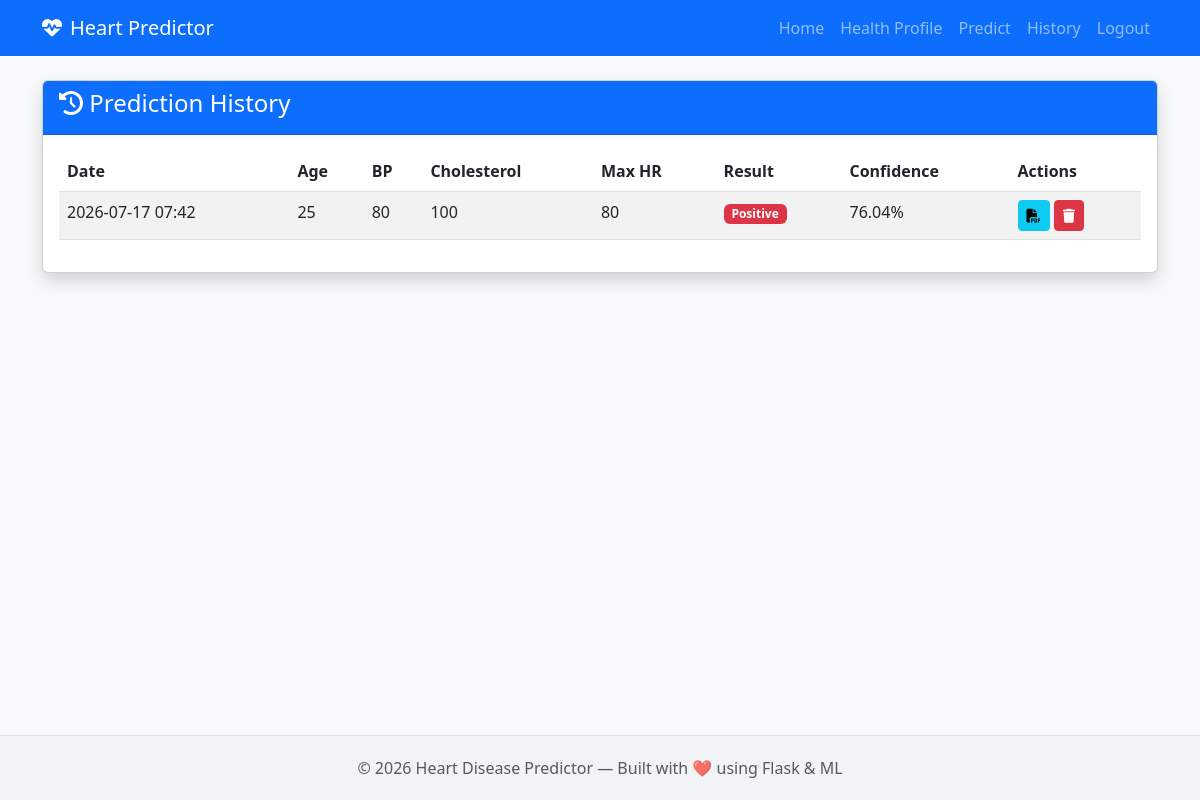
Screenshot of /history (signed in) with the database file from the repository.
### app.py (models this page shows)
class Prediction(db.Model):
    __tablename__ = 'predictions'
    id = db.Column(db.Integer, primary_key=True)
    user_id = db.Column(db.Integer, db.ForeignKey('users.id'), nullable=False)
    age = db.Column(db.Integer)
    sex = db.Column(db.String(10))
    chest_pain_type = db.Column(db.String(50))
    resting_bp = db.Column(db.Integer)
    cholesterol = db.Column(db.Integer)
    fasting_bs = db.Column(db.Integer)
    resting_ecg = db.Column(db.String(50))
    max_hr = db.Column(db.Integer)
    exercise_angina = db.Column(db.String(10))
    oldpeak = db.Column(db.Float)
    st_slope = db.Column(db.String(20))
    prediction_result = db.Column(db.String(20))
    probability = db.Column(db.Float)
    prediction_date = db.Column(db.DateTime, default=datetime.utcnow)

### app.py (the view)
@app.route('/history')
@login_required
def history():
    predictions = Prediction.query.filter_by(user_id=current_user.id)\
        .order_by(Prediction.prediction_date.desc()).all()
    return render_template('history.html', predictions=predictions)

### app.py (called while the page is built)
@login_manager.user_loader
def load_user(user_id):
    return User.query.get(int(user_id))

### templates/history.html
{% extends "base.html" %}
{% block content %}
<div class="card shadow">
    <div class="card-header bg-primary text-white">
        <h4><i class="fas fa-history"></i> Prediction History</h4>
    </div>
    <div class="card-body">
        {% if predictions %}
        <div class="table-responsive">
            <table class="table table-striped table-hover">
                <thead>
                    <tr>
                        <th>Date</th>
                        <th>Age</th>
                        <th>BP</th>
                        <th>Cholesterol</th>
                        <th>Max HR</th>
                        <th>Result</th>
                        <th>Confidence</th>
                        <th>Actions</th>
                    </tr>
                </thead>
                <tbody>
                    {% for pred in predictions %}
                    <tr>
                        <td>{{ pred.prediction_date.strftime('%Y-%m-%d %H:%M') }}</td>
                        <td>{{ pred.age }}</td>
                        <td>{{ pred.resting_bp }}</td>
                        <td>{{ pred.cholesterol }}</td>
                        <td>{{ pred.max_hr }}</td>
                        <td>
                            <span class="badge {% if pred.prediction_result == 'Positive' %}bg-danger{% else %}bg-success{% endif %}">
                                {{ pred.prediction_result }}
                            </span>
                        </td>
                        <td>{{ pred.probability }}%</td>
                        <td>
                            <a href="{{ url_for('generate_report', pred_id=pred.id) }}" class="btn btn-sm btn-info">
                                <i class="fas fa-file-pdf"></i>
                            </a>
                            <a href="{{ url_for('delete_history', pred_id=pred.id) }}" class="btn btn-sm btn-danger"
                               onclick="return confirm('Delete this record?')">
                                <i class="fas fa-trash"></i>
                            </a>
                        </td>
                    </tr>
                    {% endfor %}
                </tbody>
            </table>
        </div>
        {% else %}
        <div class="text-center py-5">
            <i class="fas fa-inbox fa-3x text-muted"></i>
            <p class="text-muted mt-3">No predictions yet. Start predicting!</p>
            <a href="{{ url_for('predict') }}" class="btn btn-primary">Make a Prediction</a>
        </div>
        {% endif %}
    </div>
</div>
{% endblock %}

### templates/base.html (shortened to what this page needs)
<!DOCTYPE html>
<html lang="en">
<head>
    <link href="https://cdn.jsdelivr.net/npm/bootstrap@5.3.0/dist/css/bootstrap.min.css" rel="stylesheet">
    <link rel="stylesheet" href="{{ url_for('static', filename='css/style.css') }}">
    <link rel="stylesheet" href="https://cdnjs.cloudflare.com/ajax/libs/font-awesome/6.4.0/css/all.min.css">
</head>
<body>
    <nav class="navbar navbar-expand-lg navbar-dark bg-primary">
        <div class="container">
            <a class="navbar-brand" href="{{ url_for('home') }}">
                <i class="fas fa-heartbeat"></i>Heart Predictor
            </a>
            <div class="collapse navbar-collapse" id="navbarNav">
                <ul class="navbar-nav ms-auto">
                    <li class="nav-item"><a class="nav-link" href="{{ url_for('home') }}">Home</a></li>
                    {% if current_user.is_authenticated %}
                        <li class="nav-item"><a class="nav-link" href="{{ url_for('profile') }}">Health Profile</a></li>
                    {% endif %}
                    {% if current_user.is_authenticated %}
                        <li class="nav-item"><a class="nav-link" href="{{ url_for('predict') }}">Predict</a></li>
                        <li class="nav-item"><a class="nav-link" href="{{ url_for('history') }}">History</a></li>
                        <li class="nav-item"><a class="nav-link" href="{{ url_for('logout') }}">Logout</a></li>
                    {% else %}
                        <li class="nav-item"><a class="nav-link" href="{{ url_for('login') }}">Login</a></li>
                        <li class="nav-item"><a class="nav-link" href="{{ url_for('register') }}">Register</a></li>
                    {% endif %}
                </ul>
            </div>
        </div>
    </nav>
    <main class="container mt-4 flex-grow-1">
        {% block content %}{% endblock %}
    </main>
    <footer class="footer mt-5">
        <div class="container text-center">
            <span class="text-muted">© 2026 Heart Disease Predictor — Built with ❤️ using Flask & ML</span>
        </div>
    </footer>
</body>
</html>

### static/css/style.css (style rules this page uses)
body { font-family: 'Segoe UI', Tahoma, Geneva, Verdana, sans-serif; background-color: #f8f9fa; min-height: 100vh; display: flex; flex-direction: column; }
.navbar-brand i { margin-right: 8px; }
.card { transition: transform 0.2s ease, box-shadow 0.2s ease; }
.btn-sm i { margin-right: 0; }
.footer { margin-top: auto; background-color: #f1f3f5; padding: 20px 0; border-top: 1px solid #dee2e6; }

### rows the page displays
Prediction: prediction_date "2026-07-17 07:42", age "25", resting_bp "80", cholesterol "100", max_hr "80", prediction_result "Positive", probability "76.04"
